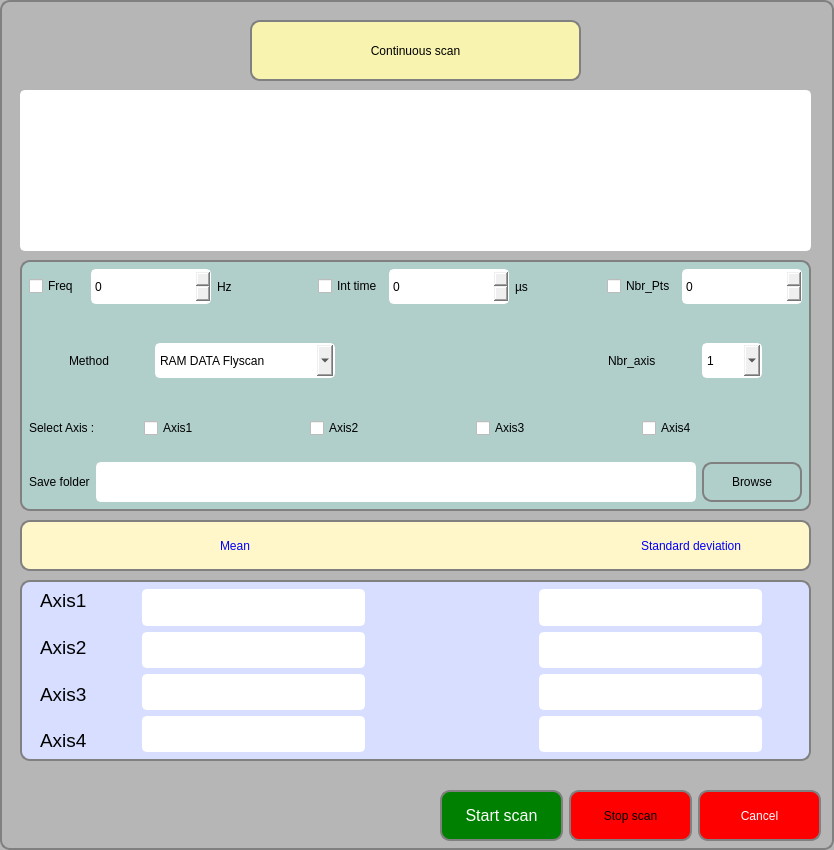
<?xml version="1.0" encoding="UTF-8"?>
<ui version="4.0">
 <class>FlyscanForm</class>
 <widget class="QWidget" name="FlyscanForm">
  <property name="geometry">
   <rect>
    <x>0</x>
    <y>0</y>
    <width>834</width>
    <height>850</height>
   </rect>
  </property>
  <property name="windowTitle">
   <string>Flyscan</string>
  </property>
  <property name="windowIcon">
   <iconset resource="ressources.qrc">
    <normaloff>:/images/flyscan.png</normaloff>:/images/flyscan.png</iconset>
  </property>
  <property name="styleSheet">
   <string notr="true">QLabel{
font: 75 14pt &quot;MS Shell Dlg 2&quot;;
}
QComboBox{
font: 75 12pt &quot;MS Shell Dlg 2&quot;;
border-radius:5px;
}
QPushButton, QToolButton{
font: 75 12pt &quot;MS Shell Dlg 2&quot;;
border: 2px solid gray;
padding: 0 8px;
border-radius:10px;
text-align: center;
}
#FlyscanForm{
border: 1px solid;
	background-color:rgb(182, 182, 182);
    border: 2px solid gray;
    border-radius: 10px;
}

QPushButton:hover{
border:  2px solid white;
border-radius: 5px;
}

QPushButton:pressed{
border:  2px solid white;
border-radius: 10px;
}
QComboBox, QLineEdit, #saveFile, QSpinBox{
font: 75 12pt &quot;MS Shell Dlg 2&quot;;
}
QComboBox, QLineEdit, QTextBrowser, QSpinBox{
border-radius:5px;
border:  2px solid white;
}</string>
  </property>
  <widget class="QWidget" name="SettingsForm" native="true">
   <property name="geometry">
    <rect>
     <x>20</x>
     <y>260</y>
     <width>791</width>
     <height>251</height>
    </rect>
   </property>
   <property name="styleSheet">
    <string notr="true">#SettingsForm{
border: 5px solid;
border-color: white;
	background-color: rgb(176, 207, 202);
    border: 2px solid gray;
    border-radius: 10px;
    padding: 0 8px;
}</string>
   </property>
   <layout class="QVBoxLayout" name="verticalLayout">
    <item>
     <widget class="QWidget" name="horizontalWidget_2" native="true">
      <property name="styleSheet">
       <string notr="true">QCheckBox{
font: 75 14pt &quot;MS Shell Dlg 2&quot;;
}
QLabel{

font: 75 12pt &quot;MS Shell Dlg 2&quot;;
}</string>
      </property>
      <layout class="QHBoxLayout" name="horizontalLayout_2">
       <item>
        <widget class="QCheckBox" name="freqCheckBox">
         <property name="text">
          <string>Freq</string>
         </property>
        </widget>
       </item>
       <item>
        <widget class="QSpinBox" name="spinBox_3">
         <property name="sizePolicy">
          <sizepolicy hsizetype="Fixed" vsizetype="Fixed">
           <horstretch>0</horstretch>
           <verstretch>0</verstretch>
          </sizepolicy>
         </property>
         <property name="minimumSize">
          <size>
           <width>120</width>
           <height>35</height>
          </size>
         </property>
        </widget>
       </item>
       <item>
        <widget class="QLabel" name="label_6">
         <property name="styleSheet">
          <string notr="true"/>
         </property>
         <property name="text">
          <string>Hz</string>
         </property>
        </widget>
       </item>
       <item>
        <spacer name="horizontalSpacer">
         <property name="orientation">
          <enum>Qt::Horizontal</enum>
         </property>
         <property name="sizeType">
          <enum>QSizePolicy::Fixed</enum>
         </property>
         <property name="sizeHint" stdset="0">
          <size>
           <width>40</width>
           <height>20</height>
          </size>
         </property>
        </spacer>
       </item>
       <item>
        <widget class="QCheckBox" name="itCheckBox">
         <property name="text">
          <string>Int time</string>
         </property>
        </widget>
       </item>
       <item>
        <widget class="QSpinBox" name="spinBox_2">
         <property name="sizePolicy">
          <sizepolicy hsizetype="Fixed" vsizetype="Fixed">
           <horstretch>0</horstretch>
           <verstretch>0</verstretch>
          </sizepolicy>
         </property>
         <property name="minimumSize">
          <size>
           <width>120</width>
           <height>35</height>
          </size>
         </property>
        </widget>
       </item>
       <item>
        <widget class="QLabel" name="label_7">
         <property name="styleSheet">
          <string notr="true"/>
         </property>
         <property name="text">
          <string>µs</string>
         </property>
        </widget>
       </item>
       <item>
        <spacer name="horizontalSpacer_2">
         <property name="orientation">
          <enum>Qt::Horizontal</enum>
         </property>
         <property name="sizeType">
          <enum>QSizePolicy::Fixed</enum>
         </property>
         <property name="sizeHint" stdset="0">
          <size>
           <width>30</width>
           <height>20</height>
          </size>
         </property>
        </spacer>
       </item>
       <item>
        <widget class="QCheckBox" name="npCheckBox">
         <property name="text">
          <string>Nbr_Pts</string>
         </property>
        </widget>
       </item>
       <item>
        <widget class="QSpinBox" name="spinBox">
         <property name="sizePolicy">
          <sizepolicy hsizetype="Fixed" vsizetype="Fixed">
           <horstretch>0</horstretch>
           <verstretch>0</verstretch>
          </sizepolicy>
         </property>
         <property name="minimumSize">
          <size>
           <width>120</width>
           <height>35</height>
          </size>
         </property>
        </widget>
       </item>
      </layout>
     </widget>
    </item>
    <item>
     <widget class="QWidget" name="horizontalWidget_2" native="true">
      <property name="sizePolicy">
       <sizepolicy hsizetype="Expanding" vsizetype="Expanding">
        <horstretch>0</horstretch>
        <verstretch>0</verstretch>
       </sizepolicy>
      </property>
      <layout class="QHBoxLayout" name="horizontalLayout_6">
       <item>
        <spacer name="horizontalSpacer_13">
         <property name="orientation">
          <enum>Qt::Horizontal</enum>
         </property>
         <property name="sizeType">
          <enum>QSizePolicy::Fixed</enum>
         </property>
         <property name="sizeHint" stdset="0">
          <size>
           <width>40</width>
           <height>20</height>
          </size>
         </property>
        </spacer>
       </item>
       <item>
        <widget class="QLabel" name="label_9">
         <property name="sizePolicy">
          <sizepolicy hsizetype="Fixed" vsizetype="Preferred">
           <horstretch>0</horstretch>
           <verstretch>0</verstretch>
          </sizepolicy>
         </property>
         <property name="styleSheet">
          <string notr="true"/>
         </property>
         <property name="text">
          <string>Method</string>
         </property>
        </widget>
       </item>
       <item>
        <spacer name="horizontalSpacer_7">
         <property name="orientation">
          <enum>Qt::Horizontal</enum>
         </property>
         <property name="sizeType">
          <enum>QSizePolicy::Fixed</enum>
         </property>
         <property name="sizeHint" stdset="0">
          <size>
           <width>40</width>
           <height>20</height>
          </size>
         </property>
        </spacer>
       </item>
       <item>
        <widget class="QComboBox" name="comboBox">
         <property name="sizePolicy">
          <sizepolicy hsizetype="Fixed" vsizetype="Fixed">
           <horstretch>0</horstretch>
           <verstretch>0</verstretch>
          </sizepolicy>
         </property>
         <property name="minimumSize">
          <size>
           <width>180</width>
           <height>35</height>
          </size>
         </property>
         <item>
          <property name="text">
           <string>RAM DATA Flyscan</string>
          </property>
         </item>
         <item>
          <property name="text">
           <string>FIFO Flyscan</string>
          </property>
         </item>
        </widget>
       </item>
       <item>
        <spacer name="horizontalSpacer_6">
         <property name="orientation">
          <enum>Qt::Horizontal</enum>
         </property>
         <property name="sizeType">
          <enum>QSizePolicy::Expanding</enum>
         </property>
         <property name="sizeHint" stdset="0">
          <size>
           <width>80</width>
           <height>20</height>
          </size>
         </property>
        </spacer>
       </item>
       <item>
        <widget class="QLabel" name="label_11">
         <property name="sizePolicy">
          <sizepolicy hsizetype="Fixed" vsizetype="Fixed">
           <horstretch>0</horstretch>
           <verstretch>0</verstretch>
          </sizepolicy>
         </property>
         <property name="styleSheet">
          <string notr="true"/>
         </property>
         <property name="text">
          <string>Nbr_axis</string>
         </property>
        </widget>
       </item>
       <item>
        <spacer name="horizontalSpacer_5">
         <property name="orientation">
          <enum>Qt::Horizontal</enum>
         </property>
         <property name="sizeType">
          <enum>QSizePolicy::Fixed</enum>
         </property>
         <property name="sizeHint" stdset="0">
          <size>
           <width>40</width>
           <height>20</height>
          </size>
         </property>
        </spacer>
       </item>
       <item>
        <widget class="QComboBox" name="NbrOfAxisWidget">
         <property name="sizePolicy">
          <sizepolicy hsizetype="Fixed" vsizetype="Fixed">
           <horstretch>0</horstretch>
           <verstretch>0</verstretch>
          </sizepolicy>
         </property>
         <property name="minimumSize">
          <size>
           <width>60</width>
           <height>35</height>
          </size>
         </property>
         <item>
          <property name="text">
           <string>1</string>
          </property>
         </item>
         <item>
          <property name="text">
           <string>2</string>
          </property>
         </item>
         <item>
          <property name="text">
           <string>3</string>
          </property>
         </item>
         <item>
          <property name="text">
           <string>4</string>
          </property>
         </item>
        </widget>
       </item>
       <item>
        <spacer name="horizontalSpacer_14">
         <property name="orientation">
          <enum>Qt::Horizontal</enum>
         </property>
         <property name="sizeType">
          <enum>QSizePolicy::Fixed</enum>
         </property>
         <property name="sizeHint" stdset="0">
          <size>
           <width>40</width>
           <height>20</height>
          </size>
         </property>
        </spacer>
       </item>
      </layout>
     </widget>
    </item>
    <item>
     <widget class="QWidget" name="selectAxisWidget" native="true">
      <property name="styleSheet">
       <string notr="true">font: 75 12pt &quot;MS Shell Dlg 2&quot;;</string>
      </property>
      <layout class="QHBoxLayout" name="horizontalLayout_3">
       <item>
        <widget class="QLabel" name="label_5">
         <property name="sizePolicy">
          <sizepolicy hsizetype="Fixed" vsizetype="Preferred">
           <horstretch>0</horstretch>
           <verstretch>0</verstretch>
          </sizepolicy>
         </property>
         <property name="styleSheet">
          <string notr="true">QLabel{
font: 75 14pt &quot;MS Shell Dlg 2&quot;;
}</string>
         </property>
         <property name="text">
          <string>Select Axis : </string>
         </property>
        </widget>
       </item>
       <item>
        <spacer name="horizontalSpacer_3">
         <property name="orientation">
          <enum>Qt::Horizontal</enum>
         </property>
         <property name="sizeType">
          <enum>QSizePolicy::Fixed</enum>
         </property>
         <property name="sizeHint" stdset="0">
          <size>
           <width>40</width>
           <height>20</height>
          </size>
         </property>
        </spacer>
       </item>
       <item>
        <widget class="QCheckBox" name="fifoAxis1">
         <property name="text">
          <string>Axis1</string>
         </property>
        </widget>
       </item>
       <item>
        <widget class="QCheckBox" name="fifoAxis2">
         <property name="text">
          <string>Axis2</string>
         </property>
        </widget>
       </item>
       <item>
        <widget class="QCheckBox" name="fifoAxis3">
         <property name="text">
          <string>Axis3</string>
         </property>
        </widget>
       </item>
       <item>
        <widget class="QCheckBox" name="fifoAxis4">
         <property name="text">
          <string>Axis4</string>
         </property>
        </widget>
       </item>
      </layout>
     </widget>
    </item>
    <item>
     <widget class="QWidget" name="horizontalWidget_4" native="true">
      <property name="sizePolicy">
       <sizepolicy hsizetype="Preferred" vsizetype="Fixed">
        <horstretch>0</horstretch>
        <verstretch>0</verstretch>
       </sizepolicy>
      </property>
      <property name="minimumSize">
       <size>
        <width>0</width>
        <height>50</height>
       </size>
      </property>
      <property name="styleSheet">
       <string notr="true">font: 75 12pt &quot;MS Shell Dlg 2&quot;;</string>
      </property>
      <layout class="QHBoxLayout" name="horizontalLayout_4">
       <item>
        <widget class="QLabel" name="label_8">
         <property name="sizePolicy">
          <sizepolicy hsizetype="Preferred" vsizetype="Fixed">
           <horstretch>0</horstretch>
           <verstretch>0</verstretch>
          </sizepolicy>
         </property>
         <property name="styleSheet">
          <string notr="true">QLabel{
font: 75 14pt &quot;MS Shell Dlg 2&quot;;
}</string>
         </property>
         <property name="text">
          <string>Save folder</string>
         </property>
        </widget>
       </item>
       <item>
        <widget class="QLineEdit" name="saveFile">
         <property name="minimumSize">
          <size>
           <width>0</width>
           <height>40</height>
          </size>
         </property>
        </widget>
       </item>
       <item>
        <widget class="QPushButton" name="pushButton">
         <property name="sizePolicy">
          <sizepolicy hsizetype="Fixed" vsizetype="Fixed">
           <horstretch>0</horstretch>
           <verstretch>0</verstretch>
          </sizepolicy>
         </property>
         <property name="minimumSize">
          <size>
           <width>100</width>
           <height>40</height>
          </size>
         </property>
         <property name="text">
          <string>Browse</string>
         </property>
        </widget>
       </item>
      </layout>
     </widget>
    </item>
   </layout>
  </widget>
  <widget class="QWidget" name="ButtonForm" native="true">
   <property name="geometry">
    <rect>
     <x>20</x>
     <y>790</y>
     <width>801</width>
     <height>51</height>
    </rect>
   </property>
   <property name="styleSheet">
    <string notr="true">font: 75 12pt &quot;MS Shell Dlg 2&quot;;</string>
   </property>
   <layout class="QHBoxLayout" name="horizontalLayout_5">
    <item>
     <spacer name="horizontalSpacer_4">
      <property name="orientation">
       <enum>Qt::Horizontal</enum>
      </property>
      <property name="sizeType">
       <enum>QSizePolicy::Expanding</enum>
      </property>
      <property name="sizeHint" stdset="0">
       <size>
        <width>420</width>
        <height>20</height>
       </size>
      </property>
     </spacer>
    </item>
    <item>
     <widget class="QPushButton" name="StartButton">
      <property name="sizePolicy">
       <sizepolicy hsizetype="Expanding" vsizetype="Expanding">
        <horstretch>0</horstretch>
        <verstretch>0</verstretch>
       </sizepolicy>
      </property>
      <property name="font">
       <font>
        <family>MS Shell Dlg 2</family>
        <pointsize>12</pointsize>
        <weight>9</weight>
        <italic>false</italic>
        <bold>false</bold>
        <kerning>true</kerning>
       </font>
      </property>
      <property name="styleSheet">
       <string notr="true">background:green;
color: white;</string>
      </property>
      <property name="text">
       <string>Start scan</string>
      </property>
     </widget>
    </item>
    <item>
     <widget class="QPushButton" name="pushButton_4">
      <property name="sizePolicy">
       <sizepolicy hsizetype="Expanding" vsizetype="Expanding">
        <horstretch>0</horstretch>
        <verstretch>0</verstretch>
       </sizepolicy>
      </property>
      <property name="styleSheet">
       <string notr="true">background: red;
color: black;</string>
      </property>
      <property name="text">
       <string>Stop scan</string>
      </property>
     </widget>
    </item>
    <item>
     <widget class="QPushButton" name="pushButton_5">
      <property name="sizePolicy">
       <sizepolicy hsizetype="Expanding" vsizetype="Expanding">
        <horstretch>0</horstretch>
        <verstretch>0</verstretch>
       </sizepolicy>
      </property>
      <property name="styleSheet">
       <string notr="true">background:red;
color: white;</string>
      </property>
      <property name="text">
       <string>Cancel</string>
      </property>
     </widget>
    </item>
   </layout>
  </widget>
  <widget class="QWidget" name="statForm" native="true">
   <property name="geometry">
    <rect>
     <x>20</x>
     <y>520</y>
     <width>791</width>
     <height>51</height>
    </rect>
   </property>
   <property name="styleSheet">
    <string notr="true">#statForm{
border: 2px solid;
	background-color:rgb(255, 246, 202);
    border: 2px solid gray;
    border-radius: 10px;
    padding: 0 8px;
}</string>
   </property>
   <layout class="QHBoxLayout" name="horizontalLayout_7">
    <item>
     <spacer name="horizontalSpacer_9">
      <property name="orientation">
       <enum>Qt::Horizontal</enum>
      </property>
      <property name="sizeType">
       <enum>QSizePolicy::Fixed</enum>
      </property>
      <property name="sizeHint" stdset="0">
       <size>
        <width>200</width>
        <height>20</height>
       </size>
      </property>
     </spacer>
    </item>
    <item>
     <widget class="QLabel" name="label_10">
      <property name="styleSheet">
       <string notr="true">
color: blue;</string>
      </property>
      <property name="text">
       <string>Mean</string>
      </property>
     </widget>
    </item>
    <item>
     <spacer name="horizontalSpacer_10">
      <property name="orientation">
       <enum>Qt::Horizontal</enum>
      </property>
      <property name="sizeType">
       <enum>QSizePolicy::Expanding</enum>
      </property>
      <property name="sizeHint" stdset="0">
       <size>
        <width>40</width>
        <height>20</height>
       </size>
      </property>
     </spacer>
    </item>
    <item>
     <widget class="QLabel" name="label_12">
      <property name="styleSheet">
       <string notr="true">
color: blue;</string>
      </property>
      <property name="text">
       <string>Standard deviation</string>
      </property>
     </widget>
    </item>
    <item>
     <spacer name="horizontalSpacer_11">
      <property name="orientation">
       <enum>Qt::Horizontal</enum>
      </property>
      <property name="sizeType">
       <enum>QSizePolicy::Fixed</enum>
      </property>
      <property name="sizeHint" stdset="0">
       <size>
        <width>70</width>
        <height>20</height>
       </size>
      </property>
     </spacer>
    </item>
   </layout>
  </widget>
  <widget class="QPushButton" name="pushButton_7">
   <property name="geometry">
    <rect>
     <x>250</x>
     <y>20</y>
     <width>331</width>
     <height>61</height>
    </rect>
   </property>
   <property name="styleSheet">
    <string notr="true">
font: 75 28pt &quot;Times New Roman&quot;;
border: 2px solid gray;
padding: 0 8px;
border-radius:10px;
background-color:rgb(248, 243, 175);
text-align: cente</string>
   </property>
   <property name="text">
    <string>Continuous scan</string>
   </property>
  </widget>
  <widget class="QTextBrowser" name="display">
   <property name="geometry">
    <rect>
     <x>20</x>
     <y>90</y>
     <width>791</width>
     <height>161</height>
    </rect>
   </property>
  </widget>
  <widget class="QWidget" name="horizontalWidget" native="true">
   <property name="geometry">
    <rect>
     <x>20</x>
     <y>580</y>
     <width>791</width>
     <height>181</height>
    </rect>
   </property>
   <property name="styleSheet">
    <string notr="true">#horizontalWidget{
background-color: rgb(215, 222, 255);
border: 2px solid;
    border: 2px solid gray;
    border-radius: 10px;
    padding: 0 8px;
}</string>
   </property>
   <layout class="QHBoxLayout" name="horizontalLayout">
    <item>
     <spacer name="horizontalSpacer_16">
      <property name="orientation">
       <enum>Qt::Horizontal</enum>
      </property>
      <property name="sizeType">
       <enum>QSizePolicy::Fixed</enum>
      </property>
      <property name="sizeHint" stdset="0">
       <size>
        <width>20</width>
        <height>20</height>
       </size>
      </property>
     </spacer>
    </item>
    <item>
     <layout class="QVBoxLayout" name="verticalLayout_4">
      <item>
       <widget class="QLabel" name="label">
        <property name="sizePolicy">
         <sizepolicy hsizetype="Fixed" vsizetype="Preferred">
          <horstretch>0</horstretch>
          <verstretch>0</verstretch>
         </sizepolicy>
        </property>
        <property name="minimumSize">
         <size>
          <width>80</width>
          <height>0</height>
         </size>
        </property>
        <property name="font">
         <font>
          <family>MS Shell Dlg 2</family>
          <pointsize>14</pointsize>
          <weight>9</weight>
          <italic>false</italic>
          <bold>false</bold>
         </font>
        </property>
        <property name="styleSheet">
         <string notr="true">QLabel{
font: 75 14pt &quot;MS Shell Dlg 2&quot;;
}</string>
        </property>
        <property name="text">
         <string>Axis1</string>
        </property>
       </widget>
      </item>
      <item>
       <widget class="QLabel" name="label_4">
        <property name="sizePolicy">
         <sizepolicy hsizetype="Fixed" vsizetype="Preferred">
          <horstretch>0</horstretch>
          <verstretch>0</verstretch>
         </sizepolicy>
        </property>
        <property name="minimumSize">
         <size>
          <width>80</width>
          <height>0</height>
         </size>
        </property>
        <property name="font">
         <font>
          <family>MS Shell Dlg 2</family>
          <pointsize>14</pointsize>
          <weight>9</weight>
          <italic>false</italic>
          <bold>false</bold>
         </font>
        </property>
        <property name="styleSheet">
         <string notr="true">QLabel{
font: 75 14pt &quot;MS Shell Dlg 2&quot;;
}</string>
        </property>
        <property name="text">
         <string>Axis2</string>
        </property>
       </widget>
      </item>
      <item>
       <widget class="QLabel" name="label_14">
        <property name="sizePolicy">
         <sizepolicy hsizetype="Fixed" vsizetype="Preferred">
          <horstretch>0</horstretch>
          <verstretch>0</verstretch>
         </sizepolicy>
        </property>
        <property name="minimumSize">
         <size>
          <width>80</width>
          <height>0</height>
         </size>
        </property>
        <property name="font">
         <font>
          <family>MS Shell Dlg 2</family>
          <pointsize>14</pointsize>
          <weight>9</weight>
          <italic>false</italic>
          <bold>false</bold>
         </font>
        </property>
        <property name="styleSheet">
         <string notr="true">QLabel{
font: 75 14pt &quot;MS Shell Dlg 2&quot;;
}</string>
        </property>
        <property name="text">
         <string>Axis3</string>
        </property>
       </widget>
      </item>
      <item>
       <widget class="QLabel" name="label_13">
        <property name="sizePolicy">
         <sizepolicy hsizetype="Fixed" vsizetype="Preferred">
          <horstretch>0</horstretch>
          <verstretch>0</verstretch>
         </sizepolicy>
        </property>
        <property name="minimumSize">
         <size>
          <width>80</width>
          <height>0</height>
         </size>
        </property>
        <property name="font">
         <font>
          <family>MS Shell Dlg 2</family>
          <pointsize>14</pointsize>
          <weight>9</weight>
          <italic>false</italic>
          <bold>false</bold>
         </font>
        </property>
        <property name="styleSheet">
         <string notr="true">QLabel{
font: 75 14pt &quot;MS Shell Dlg 2&quot;;
}</string>
        </property>
        <property name="text">
         <string>Axis4</string>
        </property>
       </widget>
      </item>
     </layout>
    </item>
    <item>
     <spacer name="horizontalSpacer_8">
      <property name="orientation">
       <enum>Qt::Horizontal</enum>
      </property>
      <property name="sizeHint" stdset="0">
       <size>
        <width>40</width>
        <height>20</height>
       </size>
      </property>
     </spacer>
    </item>
    <item>
     <widget class="QWidget" name="verticalWidget" native="true">
      <property name="styleSheet">
       <string notr="true">
font: 75 12pt &quot;MS Shell Dlg 2&quot;;</string>
      </property>
      <layout class="QVBoxLayout" name="verticalLayout_2">
       <item>
        <widget class="QTextBrowser" name="meanAxis1"/>
       </item>
       <item>
        <widget class="QTextBrowser" name="meanAxis2"/>
       </item>
       <item>
        <widget class="QTextBrowser" name="meanAxis3"/>
       </item>
       <item>
        <widget class="QTextBrowser" name="meanAxis4"/>
       </item>
      </layout>
     </widget>
    </item>
    <item>
     <spacer name="horizontalSpacer_15">
      <property name="orientation">
       <enum>Qt::Horizontal</enum>
      </property>
      <property name="sizeType">
       <enum>QSizePolicy::Fixed</enum>
      </property>
      <property name="sizeHint" stdset="0">
       <size>
        <width>150</width>
        <height>20</height>
       </size>
      </property>
     </spacer>
    </item>
    <item>
     <widget class="QWidget" name="verticalWidget_2" native="true">
      <property name="styleSheet">
       <string notr="true">
font: 75 12pt &quot;MS Shell Dlg 2&quot;;</string>
      </property>
      <layout class="QVBoxLayout" name="verticalLayout_3">
       <item>
        <widget class="QTextBrowser" name="stdDevAxis1"/>
       </item>
       <item>
        <widget class="QTextBrowser" name="stdDevAxis2"/>
       </item>
       <item>
        <widget class="QTextBrowser" name="stdDevAxis3"/>
       </item>
       <item>
        <widget class="QTextBrowser" name="stdDevAxis4"/>
       </item>
      </layout>
     </widget>
    </item>
    <item>
     <spacer name="horizontalSpacer_12">
      <property name="orientation">
       <enum>Qt::Horizontal</enum>
      </property>
      <property name="sizeType">
       <enum>QSizePolicy::Fixed</enum>
      </property>
      <property name="sizeHint" stdset="0">
       <size>
        <width>40</width>
        <height>20</height>
       </size>
      </property>
     </spacer>
    </item>
   </layout>
  </widget>
 </widget>
 <resources>
  <include location="ressources.qrc"/>
 </resources>
 <connections/>
</ui>
